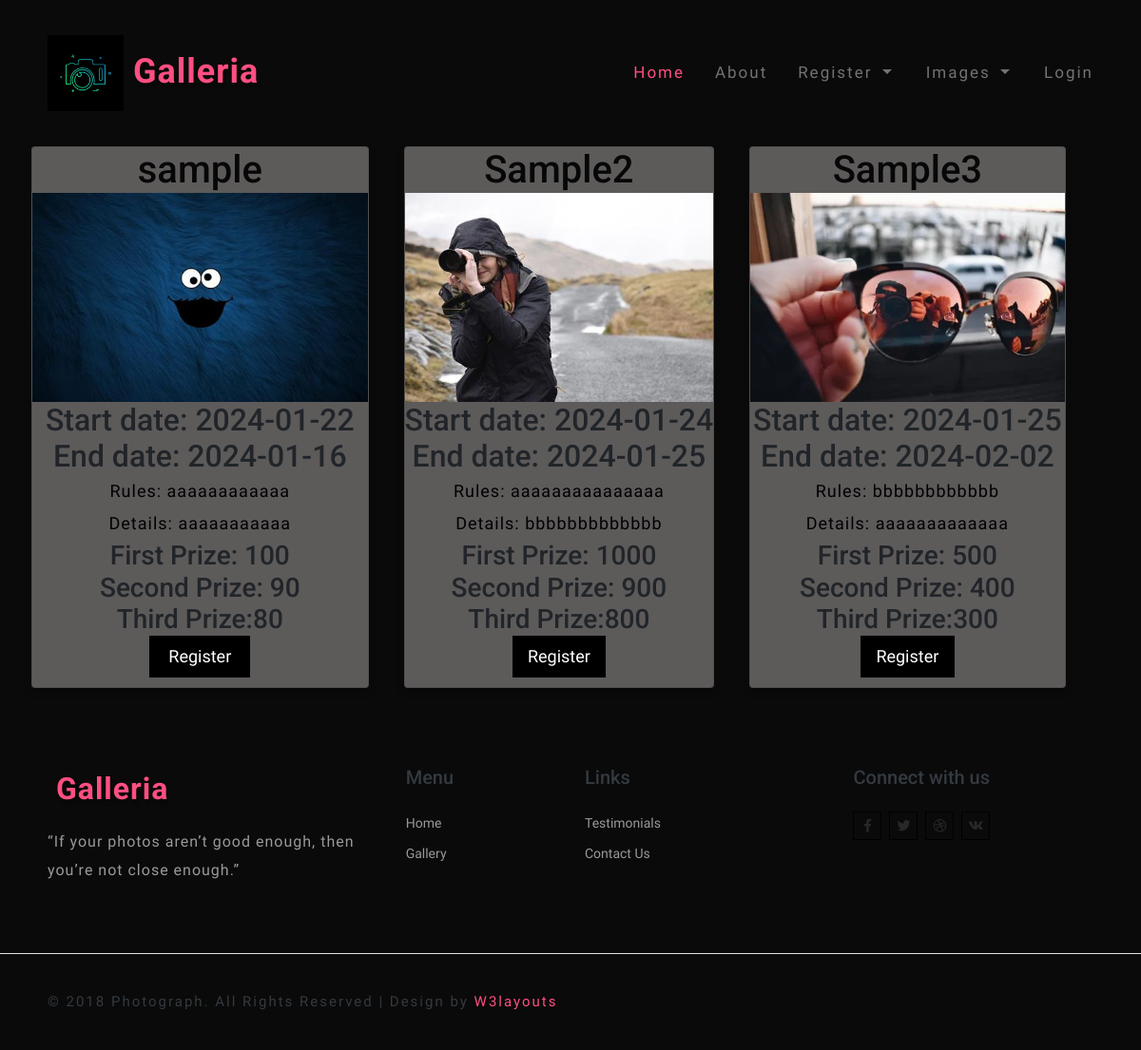
Before: /view_contest with the older database file.
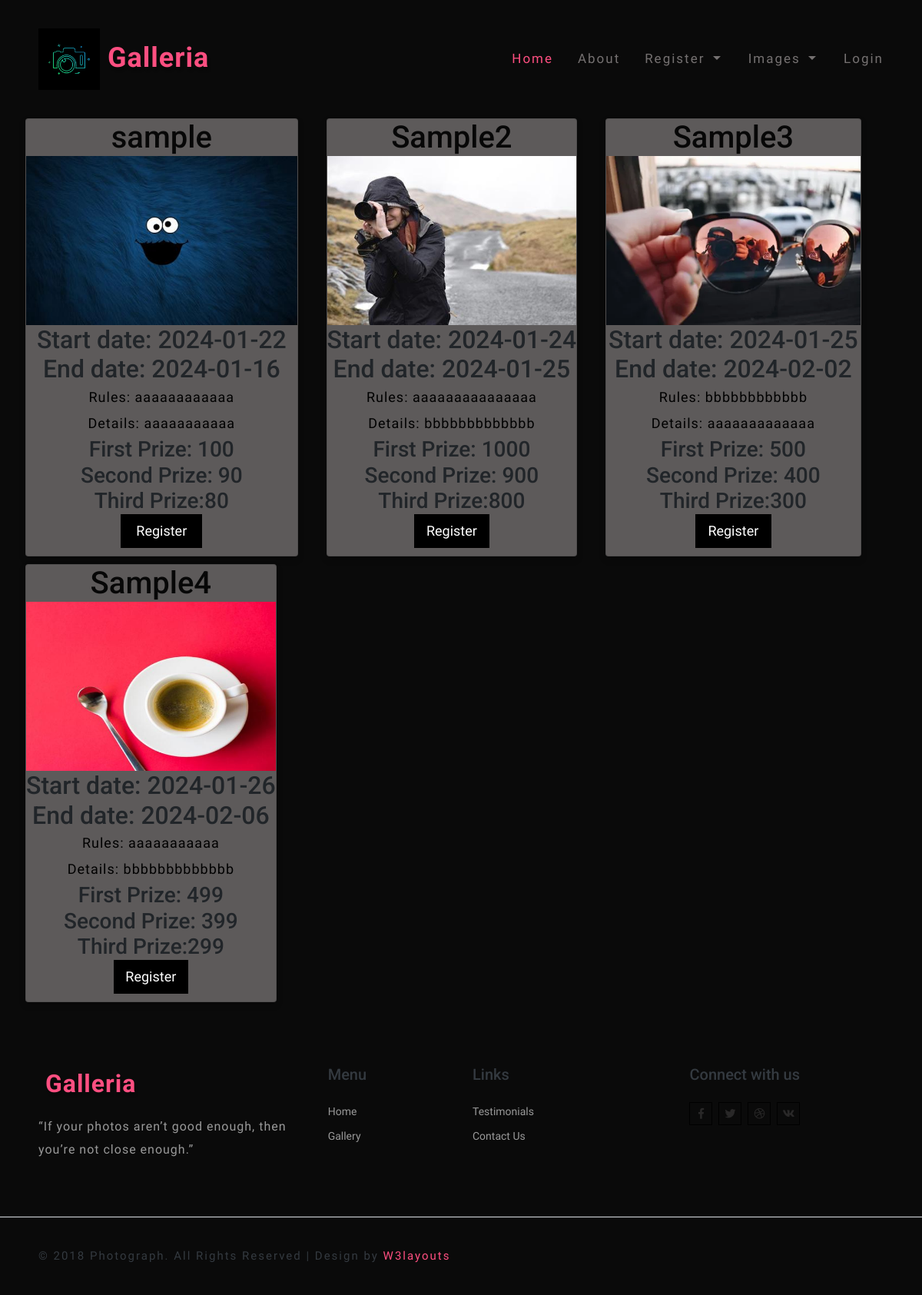
After: the same page with the newer database file.
### Image/models.py (models this page shows)
class contest(db.Model, UserMixin):
    id=db.Column(db.Integer, primary_key=True)
    user_id = db.Column(db.Integer, ForeignKey('register.id'))
    uid= relationship('register',foreign_keys=[user_id])
    title= db.Column(db.String(80))
    start_date= db.Column(db.String(80))
    end_date= db.Column(db.String(80))
    rules = db.Column(db.String(200))
    details= db.Column(db.String(200))
    image=db.Column(db.String(80))
    prize_1=db.Column(db.String(80))
    prize_2=db.Column(db.String(80))
    prize_3=db.Column(db.String(80))

### Image/routes.py (the view)
@login_required
@app.route('/view_contest')
def view_contest():
    a = contest.query.all()
    return render_template("view_contest.html",a=a)

### Image/templates/view_contest.html (shortened to what this page needs)
{% extends 'layout.html' %}
{% block content %}
<!DOCTYPE html>
<html lang="en">
<head>
</head>
<body>
    {% for i in a %}
        <div class="card">
        <h1 style="text-align:center">{{i.title}}</h1>
        <img src="../static/uploads/{{i.image}}" alt="John" style="width:100%" class="imgc">
        <h2>Start date: {{i.start_date}}</h2>
        <h2>End date: {{i.end_date}}</h2>
        <p class="title">Rules: {{i.rules}}</p>
        <p class="title">Details: {{i.details}}</p>
        <h3>First Prize: {{i.prize_1}}</h3>
        <h3>Second Prize: {{i.prize_2}}</h3>
        <h3>Third Prize:{{i.prize_3}}</h3>
        {% if session['ut'] == "Contributor" %}
        <p><a href="/edit_con/{{i.id}}"><button>Edit</button></a></p>
        <p><a href="/delete_contest/{{i.id}}"><button>Delete</button></a></p>
        {% else %}
        <p><a href="/payment_contest/{{i.id}}"><button>Register</button></a></p>
        {% endif %}
        </div>
    {% endfor %}
</body>
</html>
{% endblock %}

Changed rows visible on the page:
added contest: title "Sample4", image (picture), start_date "2024-01-26", end_date "2024-02-06", rules "aaaaaaaaaaa", details "bbbbbbbbbbbbb", prize_1 "499", prize_2 "399", prize_3 "299"
